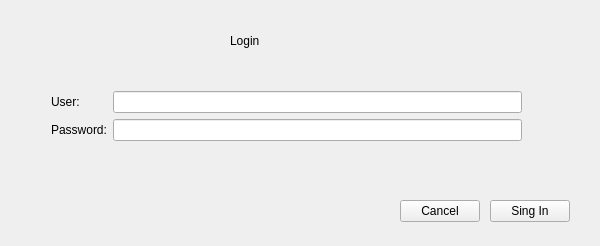
<?xml version="1.0" encoding="UTF-8"?>
<ui version="4.0">
 <class>LoginWindow</class>
 <widget class="QWidget" name="LoginWindow">
  <property name="geometry">
   <rect>
    <x>0</x>
    <y>0</y>
    <width>600</width>
    <height>246</height>
   </rect>
  </property>
  <property name="windowTitle">
   <string>Form</string>
  </property>
  <widget class="QLabel" name="label">
   <property name="geometry">
    <rect>
     <x>230</x>
     <y>10</y>
     <width>221</width>
     <height>61</height>
    </rect>
   </property>
   <property name="styleSheet">
    <string notr="true">font: 20pt &quot;Noto Sans&quot;;</string>
   </property>
   <property name="text">
    <string>Login</string>
   </property>
  </widget>
  <widget class="QPushButton" name="AcceptButton">
   <property name="geometry">
    <rect>
     <x>490</x>
     <y>200</y>
     <width>80</width>
     <height>22</height>
    </rect>
   </property>
   <property name="text">
    <string>Sing In</string>
   </property>
  </widget>
  <widget class="QPushButton" name="CancelButton">
   <property name="geometry">
    <rect>
     <x>400</x>
     <y>200</y>
     <width>80</width>
     <height>22</height>
    </rect>
   </property>
   <property name="text">
    <string>Cancel</string>
   </property>
  </widget>
  <widget class="QWidget" name="">
   <property name="geometry">
    <rect>
     <x>51</x>
     <y>91</y>
     <width>471</width>
     <height>52</height>
    </rect>
   </property>
   <layout class="QGridLayout" name="gridLayout">
    <item row="0" column="0" rowspan="2">
     <layout class="QVBoxLayout" name="verticalLayout">
      <item>
       <widget class="QLabel" name="label_2">
        <property name="text">
         <string>User:</string>
        </property>
       </widget>
      </item>
      <item>
       <widget class="QLabel" name="label_3">
        <property name="text">
         <string>Password:</string>
        </property>
       </widget>
      </item>
     </layout>
    </item>
    <item row="0" column="1">
     <widget class="QLineEdit" name="LoginUserBox"/>
    </item>
    <item row="1" column="1">
     <widget class="QLineEdit" name="LoginPasswdBox"/>
    </item>
   </layout>
  </widget>
 </widget>
 <resources/>
 <connections/>
</ui>
